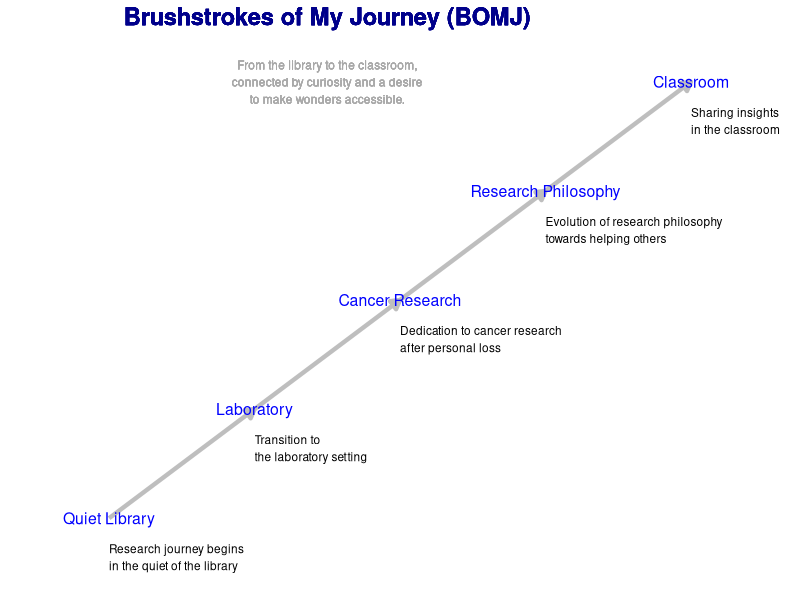

Reproduce this figure in R.

# Install required packages

install.packages("ggplot2")
install.packages("ggrepel")

library(ggplot2)
library(ggrepel)

# Define the stages of the journey
stages <- c("Quiet Library", "Laboratory", "Cancer Research", "Research Philosophy", "Classroom")

# Define the descriptions for each stage
descriptions <- c(
  "Research journey begins \nin the quiet of the library",
  "Transition to \nthe laboratory setting",
  "Dedication to cancer research \nafter personal loss",
  "Evolution of research philosophy \ntowards helping others",
  "Sharing insights \nin the classroom"
)

# Create a dataframe for the journey
journey_data <- data.frame(
  Stage = stages,
  Description = descriptions,
  X = seq_along(stages),
  Y = seq_along(stages)
)

# Create a ggplot object for the journey pathway
ggplot(journey_data, aes(x = X, y = Y, label = Stage)) +
  geom_segment(aes(x = X, y = Y, xend = c(tail(X, -1), NA), yend = c(tail(Y, -1), NA)), 
               arrow = arrow(type = "closed", length = unit(0.1, "inches")), color = "gray", size = 1.5) +
  geom_text(color = "blue", size = 4) +
  geom_text(aes(label = paste(Description)), color = "black", size = 3, hjust = 0, vjust = 2) +  # Add stage and description
  geom_text(x = 2.5, y = 5.6, label = "Brushstrokes of My Journey (BOMJ)", color = "darkblue", size = 6, fontface = "bold") +
  geom_text(x = 2.5, y = 4.8, label = "From the library to the classroom,\nconnected by curiosity and a desire\nto make wonders accessible.", 
            color = "darkgray", size = 3, hjust = 0.5, vjust = 0) +
  theme_void() +
  xlim(0.5, 5.5) +
  ylim(0.5, 5.5) +
  theme(plot.title = element_text(hjust = 0.5))
